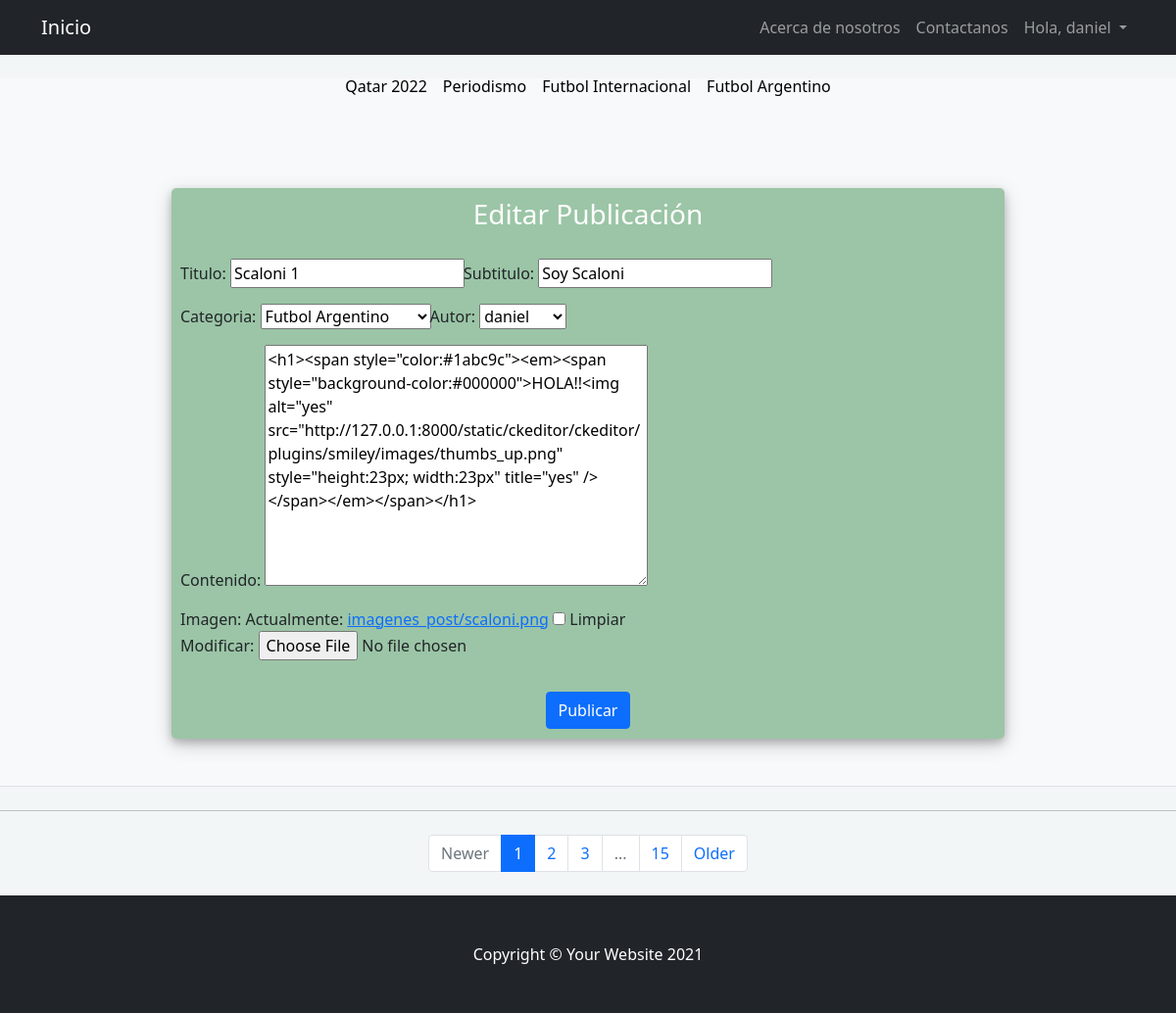
Screenshot of /postApp/editarPost/2/ (signed in) with the database file from the repository.
### postApp/models.py (models this page shows, shortened)
class Post(models.Model):
    titulo = models.CharField('titulo', max_length=50, null=False, blank=False)
    subtitulo = models.CharField(
        'subtitulo', max_length=100, null=False, blank=False)
    contenido = RichTextField('contenido', null=False, blank=False)
    imagen = models.ImageField(
        upload_to='imagenes_post', null=True, blank=True)
    categoria = models.ForeignKey(Categoria,  on_delete=models.DO_NOTHING)
    autor = models.ForeignKey(User, on_delete=models.CASCADE)
    fecha_publicacion = models.DateTimeField(auto_now_add=True)
    fecha_edicion = models.DateTimeField(auto_now=True)

### postApp/views.py (the view)
# urls.py: path('editarPost/<pk>/', views.UpdatePost.as_view(), name='editarPost'),
class UpdatePost(UpdateView):
    model = Post
    fields = ['titulo', 'subtitulo', 'categoria', 'autor', 'contenido', 'imagen']
    success_url = "/postApp/postLista"
    def get_context_data(self, **kwargs):
        contexto = super().get_context_data(**kwargs)
        contexto.update({
            'tipo_template': 'Editar'
        })
        return contexto

### postApp/models.py (called while the page is built)
    def __str__(self):
        return self.nombre

### templates/postApp/post_form.html (shortened to what this page needs)
{% extends 'index.html' %}
{% block editNavBar %}
{% if request.user.is_authenticated %}
<li class="nav-item"><a class="nav-link" href="{% url 'AboutUs' %}">Acerca de nosotros</a></li>
<li class="nav-item"><a class="nav-link" href="{% url 'Contacto' %}">Contactanos</a></li>
<div class="collapse navbar-collapse" id="navbarNavDarkDropdown">
    <ul class="navbar-nav">
      <li class="nav-item dropdown">
        <a class="nav-link dropdown-toggle" href="#" id="navbarDarkDropdownMenuLink" role="button" data-bs-toggle="dropdown" aria-expanded="false">
          Hola, {{request.user}}
        </a>
      </li>
    </ul>
  </div>
{% endif %}
{% endblock editNavBar %}
{% block logInLogOut %}
</head>
{% if user.is_authenticated %}
  <body>
  <div class="container h-100">
    <div class="d-flex justify-content-center h-100">
      <div class="user_card">
        <div class="d-flex justify-content-center">
          <h3 id="form-title">Editar Publicación</h3>
        </div>
        <div class="d-flex justify-content-center form_container">
          <form method="POST" action="" enctype="multipart/form-data">
            <div class="input-group mb-3">
                    {{form.as_p}}
                </div>
            <div class="d-flex justify-content-center mt-3 login_container">
              <button type="submit" class="btn btn-primary">Publicar</button>
              </div>
          </form>
        </div>
      </div>
    </div>
  </div>
  </body>
{% else %}
  <div class="alert alert-warning" role="alert">
    Inicia sesión para poder postear algo!. <a href="{% url 'Login' %}" class="alert-link">Iniciar Sesión</a>. Ahí encontraras el boton para poder registrarte tambien.
  </div>
{% endif %}
{% endblock logInLogOut %}

### templates/postApp/post_form.html (style rules this page uses)
body, html { margin: 0; padding: 0; height: 100%; background: #f3f6f7 !important; }
.user_card { width: 850px; margin-top: auto; margin-bottom: auto; background: #9bc5a6; position: relative; display: flex; justify-content: center; flex-direction: column; padding: 10px; box-shadow: 0 4px 8px 0 rgba(0, 0, 0, 0.2), 0 6px 20px 0 rgba(0, 0, 0, 0.19); -webkit-box-shadow: 0 4px 8px 0 rgba(0, 0, 0, 0.2), 0 6px 20px 0 rgba(0, 0, 0, 0.19); -moz-box-shadow: 0 4px 8px 0 rgba(0, 0, 0, 0.2), 0 6px 20px 0 rgba(0, 0, 0, 0.19); border-radius: 5px; }
.form_container { margin-top: 20px; }
#form-title { color: #fff; }
.login_container { padding: 0 2rem; }

### rows the page displays
Post: titulo "Scaloni 1", subtitulo "Soy Scaloni", categoria "Futbol Argentino", autor "daniel", contenido "<h1><span style=\"color:#1abc9c\"><em><span style=\"background-color:#000000\">HOLA!!<img alt=\"yes\" src=\"http://127.0.0.1:8000/static/ckeditor/ckeditor/plugins/smiley/images/thumbs_up.png\" style=\"height:23px; width:23px\" title=\"yes\" /></span></em></span></h1>"

### other values shown
{{ request.user }} "daniel"
